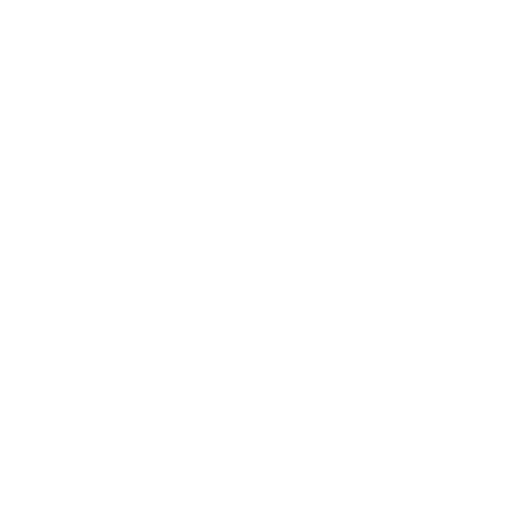
Frame 1 (no input)
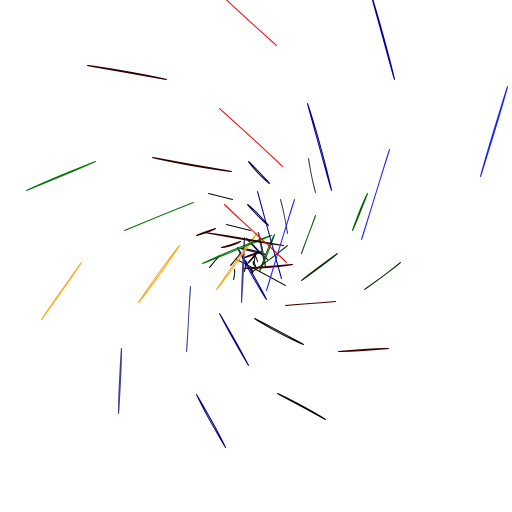
Frame 60 (the mouse pressed at the canvas centre just before this capture)
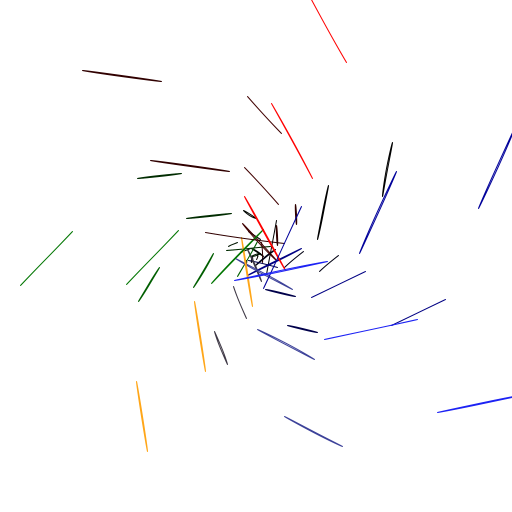
Frame 120 (the mouse held since frame 60 and released just before this capture)

The Processing sketch that drew these frames (run headless with seeded random() and noise(); from frame 60 on, the mouse is pressed at the canvas centre):

// Processing sketch: processing_113129
// ── processing_113129.pde

float time = 0; /* This is going to function as a clock. We'll update it with a value every time a frame gets drawn*/
 
void setup() {
size(512,512);/* setup the size */
frameRate(25);/* This sets the current frameRate */
}
 
void draw() {/* this does the drawing once per frame */
  background(255); /* clear the screen with white */
  translate((width*0.5)+tan(time),(height*0.5)+(1/tan(time))); /* translate all the drawing to the middle of the screen */
  noFill(); /*stop the computer filling in shapes*/
  time=time+0.01; /* update the value in the variable 'time'. This means that we add 1 to 'time' every frame */
  //background(abs(sin(time))*255);
  for (int i = 0;i < 20; i++) { /* this for loop organises the drawing. It will do the drawing 20 times (between 0 and 19)  */
  rotate(sin(time)); /* rotate the coordinate system a bit */
  stroke(10*tan(i)*i,12*sin(i)*i,13*cos(i)*i);//extra;decent blue : stroke(10*i,12*i,13*i); 3 colors : stroke(10*tan(i)*i,12*sin(i)*i,13*sin(i)*i);
  //stroke(10*tan(i)*i,12*sin(i)*i,13*cos(i)*i); gives 4 colours;original :13*i,13*i,13*i.using 2 and setting the third to 0,using 1,or 
  //placing a trigonometric function in one (donot know about two.),while keeping the others the same.
  ellipse(i,i,i*5,cos(i*5));//ellipse in place of rect
  ellipse(5*i,5*i,i*5,sin(i*5));//extra line
  ellipse(10*(i),10*(i),i*5,sin(i*5));//this line is extra.sin in place of cos
  /* this is the actual drawing.
  This says 'Draw a line, starting from i,i (x and y location), and being of size i*5 in both width and depth
  because it's in a for loop, it gets 'called' (used) 20 times, with a different value for 'i' each time */
  
  }
}
